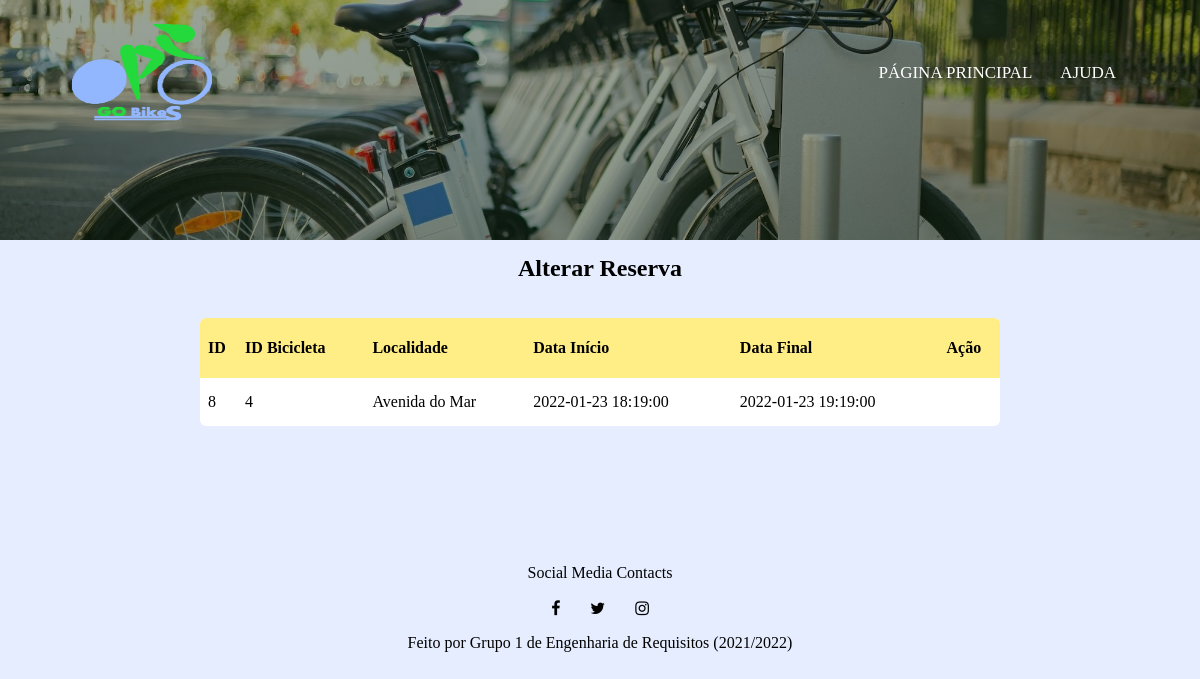
The app's page /alterar-reserva.php (signed in) with its own data.
### tables this page shows
CREATE TABLE IF NOT EXISTS `reserve` (
  `id` int(10) UNSIGNED NOT NULL AUTO_INCREMENT,
  `inicial_date` datetime NOT NULL,
  `end_date` datetime NOT NULL,
  `user_id` int(10) UNSIGNED NOT NULL,
  `bicycle_id` int(10) UNSIGNED NOT NULL,
  PRIMARY KEY (`id`),
  KEY `fk_reserve_user1_idx` (`user_id`),
  KEY `fk_reserve_bicycle1_idx` (`bicycle_id`)
);

CREATE TABLE IF NOT EXISTS `bicycle` (
  `id` int(10) UNSIGNED NOT NULL AUTO_INCREMENT,
  `state` tinyint(4) NOT NULL,
  `location` varchar(45) NOT NULL,
  PRIMARY KEY (`id`)
);

### alterar-reserva.php (the view, shortened to what this page needs)
<?php
if((isset($_SESSION['username']) || !empty($_SESSION['username']))) {
    echo'<!DOCTYPE html>
            <html>
            <head>
                <title> GOBikes </title>
                <meta name="viewport" content="width=device-width, initial-scale=1.0">
                <link rel="shortcut icon" href="img/logo.png" />
                <link rel="stylesheet" href="style.css"/>
                <link rel="preconnect" href="https://fonts.googleapis.com">
                <link rel="preconnect" href="https://fonts.gstatic.com" crossorigin>
                <link href="https://fonts.googleapis.com/css2?family=Amatic+SC&display=swap" rel="stylesheet">
                <link rel="stylesheet" href="https://stackpath.bootstrapcdn.com/font-awesome/4.7.0/css/font-awesome.min.css">
            </head>
            <body>
            <section class= "header">
                </div>
                <nav>
                    <img src="img/logo.png" style="width:140px; height:100px;">
                    <div class="nav-links" id="navLinks">
                        <i class="fa fa-window-close"></i>
                        <ul>
                            <li> <a href="menuprincipal.php">PÁGINA PRINCIPAL</a></li>
                            <li> <a href="ajuda.php">AJUDA</a></li>
                        </ul>
                    </div>
                    <i class="fa fa-ellipsis-v" onclick="showMenu()"></i>
                </nav>
            </section>
            <section class="course" id="course">
                <div class="input-box" >
                <h2>Alterar Reserva</h2>
                <br><br>';
    $servername = "localhost";
    $username = "root";
    $password = "";
    $db = "er_db";
    $conn = mysqli_connect($servername, $username, $password, $db);
    $queryIdUser = mysqli_query($conn,'SELECT id FROM user WHERE username = "'.$_SESSION['username'].'"');
    $idresult = mysqli_fetch_array($queryIdUser);
    $iduser = $idresult[0];
    $queryReservList = 'SELECT * FROM reserve WHERE  user_id ="'. $iduser .'"';
    $queryResult = mysqli_query($conn, $queryReservList);
    if(mysqli_num_rows($queryResult) == 0){
        echo '<p>Não tem registo de reservas pendentes</p>';
    }else{
        echo '<form method="POST" action="pagamento.php" name="cancelform">
              <table>
              <thead>
                <tr>
                  <th>ID</th>
                  <th>ID Bicicleta</th>
                  <th>Localidade</th>
                  <th>Data Início</th>
                  <th>Data Final</th>
                  <th>Ação</th>
                </tr>
              <thead>
              <tbody>';
        while($resultReserve = mysqli_fetch_array($queryResult)){
            $querylocalList = 'SELECT location FROM bicycle WHERE  id ="'. $resultReserve[4] .'"';
            $queryResultLocal = mysqli_query($conn, $querylocalList);
            $local = mysqli_fetch_array($queryResultLocal);
            echo'<tr>';
            echo'<td>' . $resultReserve[0] . '</td>';
            echo'<td>' . $resultReserve[4] . '</td>';
            echo'<td>' . $local[0] . '</td>';
            echo'<td>' . $resultReserve[1] . '</td>';
            echo'<td>' . $resultReserve[2] . '</td>';
            echo'<td style="text-align: center">
                 </td>';
            echo'</tr>';
        }
        echo '</tbody>';
        echo '</table>';
    }
    echo '</div>
            </section>
            <br><br>
            <section class="footer">
                <br><br><br><br>
                <p>Social Media Contacts</p>
                <div class="icons">
                    <i class="fa fa-facebook"></i>
                    <i class="fa fa-twitter"></i>
                    <i class="fa fa-instagram"></i>
                </div>
                <p>Feito por Grupo 1 de Engenharia de Requisitos (2021/2022)</p>
            </section>
            <script>
            </script>
            </body>
            </html>';
}
else{
    echo '<script>window.location.replace("http://localhost/Engenharia_de_Requisitos/index.html)</script>';
}
?>

### style.css (style rules this page uses)
* { margin: 0; padding: 0; font-family: cursive; }
html { scroll-behavior: smooth; }
.header { min-height: 30vh; width: 100%; background-image: linear-gradient(rgba(6, 30, 4, 0.4), rgba(6, 30, 4, 0.47)), url("img/banner.png"); background-position: center; background-size: cover; position: relative; }
body { background-color: rgba(147, 183, 255, 0.24); }
nav { display: flex; padding: 2% 6%; justify-content: space-between; align-items: center; }
.nav-links { flex: 1; text-align: right; }
.nav-links ul li { list-style: none; display: inline-block; padding: 8px 12px; position: relative; }
.nav-links ul li a { color: #fff; text-decoration: none; font-size: 17px; }
.nav-links ul li::after { content: ''; width: 0%; height: 2px; background: #36f4ee; display: block; margin: auto; transition: 0.3s; }
.course { width: 80%; margin: auto; text-align: center; padding-top: 15px; }
table { border-spacing: 1; border-collapse: collapse; background: white; border-radius: 6px; overflow: hidden; max-width: 800px; width: 100%; margin: 0 auto; position: relative; }
table * { position: relative; }
table td, table th { padding-left: 8px; }
table thead tr { height: 60px; background: #ffed86; font-size: 16px; }
table tbody tr { height: 48px; border-bottom: 1px solid #e3f1d5; }
table tbody tr:last-child { border: 0; }
table td, table th { text-align: left; }
.footer { width: 100%; text-align: center; padding: 30px 0; }
.icons .fa { margin: 0 13px; padding: 18px 0; }

### records on screen
reserve: id "8", bicycle "4", bicycle.location "Avenida do Mar", inicial_date "2022-01-23 18:19:00", end_date "2022-01-23 19:19:00"
